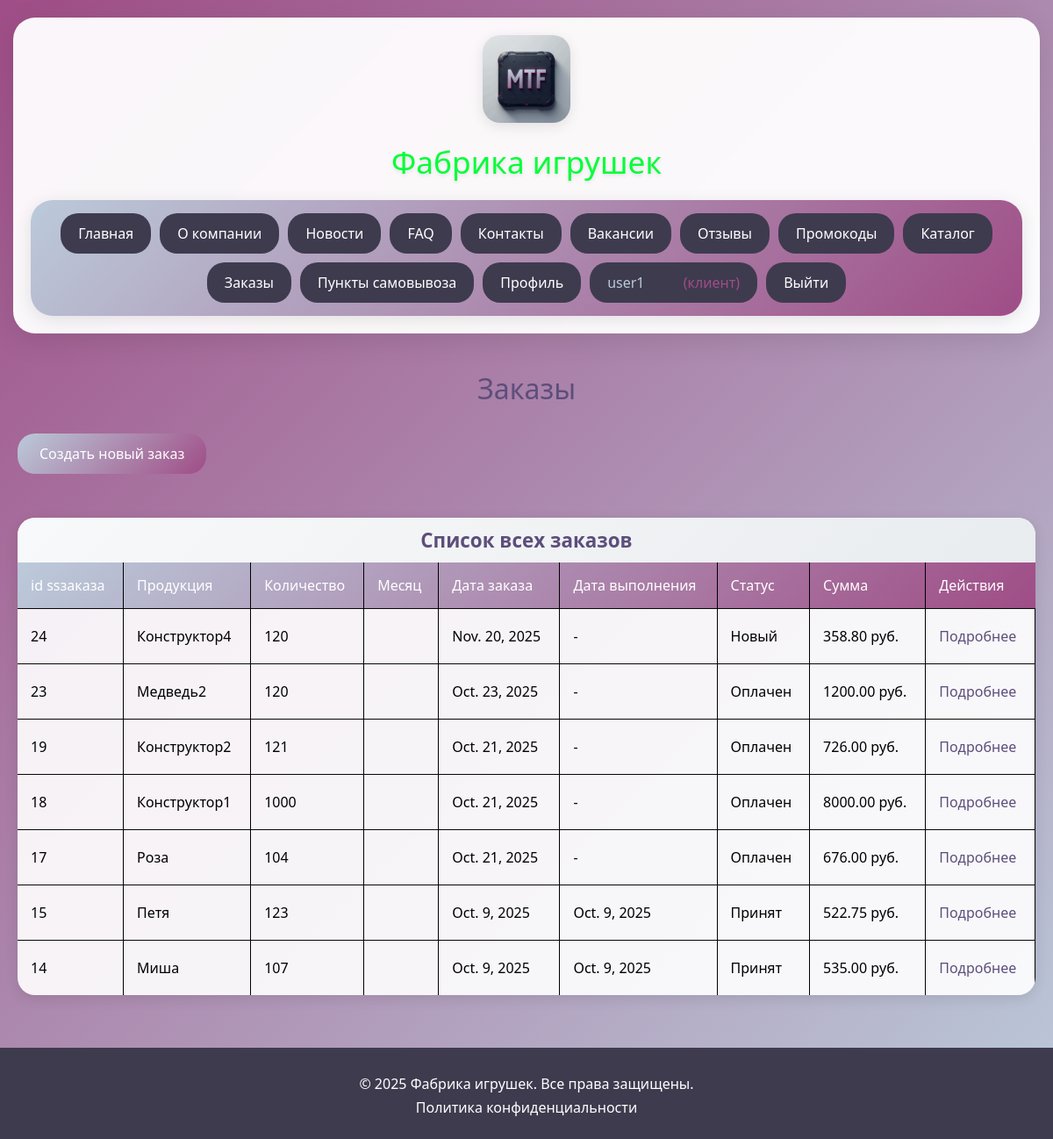
The app's page /catalog/orders/ (signed in) with its own data.
### users/models.py (models this page shows, shortened)
class User(AbstractUser):
    ROLE_CHOICES = {
        "employee": "Сотрудник",
        "client": "Клиент",
        "admin": "Администратор",
    }
    phone_regex = RegexValidator(
        regex=r"^\+375\d{9}$",
        message="Формат номера: +375XXXXXXXXX",
    )
    role = models.CharField(max_length=20, choices=ROLE_CHOICES)
    phone_number = models.CharField(max_length=13, validators=[phone_regex])
    created_at = models.DateTimeField(auto_now_add=True)
    company_name = models.CharField(max_length=200, blank=True)
    date_of_birth = models.DateField(
        null=True, blank=True, verbose_name="Дата рождения"
    )

### catalog/models.py (models this page shows, shortened)
class Order(models.Model):
    STATUS_CHOICES = [
        ("new", "Новый"),
        ("paid", "Оплачен"),
        ("accepted", "Принят"),
    ]
    client = models.ForeignKey(
        Client, on_delete=models.CASCADE, verbose_name="Компания-заказчик"
    )
    product = models.ForeignKey(
        Product, on_delete=models.CASCADE, null=True, verbose_name="Продукция"
    )
    quantity = models.PositiveIntegerField(verbose_name="Количество", default=100)
    order_date = models.DateField(auto_now_add=True, verbose_name="Дата заказа")
    completion_date = models.DateField(
        null=True, blank=True, verbose_name="Дата выполнения заказа"
    )
    status = models.CharField(max_length=20, choices=STATUS_CHOICES, default="new")
    total_amount = models.DecimalField(max_digits=10, decimal_places=2, default=0)
    class Meta:
        unique_together = ("client", "product")
        verbose_name = "Заказ"
        verbose_name_plural = "Заказы"
        ordering = ["-order_date"]

class Product(models.Model):
    name = models.CharField(max_length=200)
    product_code = models.CharField(max_length=50, unique=True)
    category = models.ForeignKey(ProductCategory, on_delete=models.SET_NULL, null=True)
    model = models.ForeignKey(ProductModel, on_delete=models.SET_NULL, null=True)
    price = models.DecimalField(
        max_digits=10, decimal_places=2, validators=[MinValueValidator(0.01)]
    )
    min_order_quantity = models.PositiveIntegerField(
        default=100,
        validators=[MinValueValidator(100)],
        help_text="Минимальное количество для оптового заказа",
    )
    is_active = models.BooleanField(default=True)
    description = models.TextField(blank=True)
    image = models.ImageField(upload_to="products/", blank=True, null=True)
    created_at = models.DateTimeField(auto_now_add=True)
    class Meta:
        verbose_name = "Товар"
        verbose_name_plural = "Товары"

### catalog/views.py (the view)
@login_required
def order_list(request):
    if hasattr(request.user, "employee"):
        employee = request.user.employee
        orders = Order.objects.filter(client__in=employee.clients.all()).select_related(
            "client", "product"
        ).order_by('-id')
    else:
        orders = Order.objects.filter(client=request.user.client).select_related(
            "product"
        ).order_by('-id')
    return render(request, "catalog/order_list.html", {"orders": orders})

### templates/catalog/order_list.html (shortened to what this page needs)
{% extends 'base.html' %}
{% block content %}
<link rel="stylesheet" href="/static/css/order_list.css">
<div class="main-content">
    <h1>Заказы</h1>
    {% if user.client %}
    <div class="create_new">
        <a href="{% url 'catalog:create_order' %}">
            Создать новый заказ
        </a>
    </div>
    {% endif %}
    {% if orders %}
    <div class="orders-table">
        <table>
            <caption class="table-caption">Список всех заказов</caption>
            <thead>
                <tr>
                    <th>id ssзаказа</th>
                    <th>Продукция</th>
                    <th>Количество</th>
                    <th>Месяц</th>
                    <th>Дата заказа</th>
                    <th>Дата выполнения</th>
                    <th>Статус</th>
                    <th>Сумма</th>
                    <th>Действия</th>
                </tr>
            </thead>
            <tbody>
                {% for order in orders %}
                <tr>
                    <td>{{ order.id }}</td>
                    <td>{{ order.product.name }}</td>
                    <td>{{ order.quantity }}</td>
                    <td>{{ order.month|date:'F Y' }}</td>
                    <td>{{ order.order_date }}</td>
                    <td>{{ order.completion_date|default:"-" }}</td>
                    <td>{{ order.get_status_display }}</td>
                    <td>{{ order.total_amount }} руб.</td>
                    <td>
                        <a href="{% url 'catalog:order_detail' order_id=order.id %}" class="table-link">
                            Подробнее
                        </a>
                    </td>
                </tr>
                {% endfor %}
            </tbody>
        </table>
    </div>
    {% else %}
    <div class="no-orders">
        У вас пока нет заказов.
    </div>
    {% endif %}
</div>
{% endblock %}

### templates/base.html (shortened to what this page needs)
<!DOCTYPE html>
<html lang="ru" itemscope itemtype="https://schema.org/WebSite" style="overflow-x: hidden">
<head>
    <link rel="stylesheet" href="/static/css/base.css">
</head>
<body>
    <header>
        <div class="header-div" itemprop="publisher" itemscope itemtype="https://schema.org/Organization">
            <div class="headinfo">
                <a href="/" accesskey="h"><img src="/media/MTFabout/iconmtf.png" alt="Логотип компании"/></a>
                <h1 title="Главное название" itemprop="name">Фабрика игрушек</h1>
            </div>
            <nav title="navbase"itemprop="mainEntity" itemscope itemtype="https://schema.org/SiteNavigationElement">
                <ul class="nav-list">
                    <li><a href="{% url 'home:index' %}" itemprop="url">Главная</a></li>
                    <li><a href="{% url 'home:about' %}" itemprop="url">О компании</a></li>
                    <li><a href="{% url 'home:news' %}" itemprop="url">Новости</a></li>
                    <li><a href="{% url 'home:faq' %}" itemprop="url">FAQ</a></li>
                    <li><a href="{% url 'home:contacts' %}" itemprop="url">Контакты</a></li>
                    <li><a href="{% url 'home:vacancies' %}" itemprop="url">Вакансии</a></li>
                    <li><a href="{% url 'home:review_crud_list' %}" itemprop="url">Отзывы</a></li>
                    <li><a href="{% url 'home:promocodes' %}" itemprop="url">Промокоды</a></li>
                    <li><a href="{% url 'catalog:product_list' %}" itemprop="url">Каталог</a></li>
                    {% if user.is_authenticated %}
                        {% if user.employee %}
                            <li><a href="{% url 'catalog:employee_dashboard' %}" itemprop="url">Панель управления</a></li>
                            <li><a href="{% url 'users:profile' %}" itemprop="url">Профиль</a></li>
                        {% elif user.client %}
                            <li><a href="{% url 'catalog:order_list' %}" itemprop="url">Заказы</a></li>
                            <li><a href="{% url 'catalog:pickup_points' %}" itemprop="url">Пункты самовывоза</a></li>
                            <li><a href="{% url 'users:profile' %}" itemprop="url">Профиль</a></li>
                        {% endif %}
                        <li>
                            <span style="color:#bbcada">{{ user.get_full_name|default:user.username }}</span>
                            {% if user.is_superuser %}
                                <span style="color:#9f4d86"> (админ)</span>
                            {% elif user.employee %}
                                <span style="color:#9f4d86"> (сотрудник)</span>
                            {% elif user.client %}
                                <span style="color:#9f4d86"> (клиент)</span>
                            {% endif %}
                        </li>
                        <li><a href="{% url 'users:logout' %}" itemprop="url">Выйти</a></li>
                    {% else %}
                        <li><a href="{% url 'users:login' %}" itemprop="url">Войти</a></li>
                        <li><a href="{% url 'users:register' %}" itemprop="url">Регистрация</a></li>
                    {% endif %}
                </ul>
            </nav>
        </div>
    </header>
    <main>
        {% block content %}{% endblock %}
    </main>
    <footer>
        <p>© 2025 Фабрика игрушек. Все права защищены.</p>
        <a href="{% url 'home:policy' %}">Политика конфиденциальности</a>
    </footer>
</body>
</html>

### static/css/base.css (style rules this page uses)
body { margin: 0; background: -webkit-linear-gradient(135deg, #bbcada 0%, #9f4d86 100%); min-height: 100vh; font-family: 'Segoe UI', Tahoma, Geneva, Verdana, sans-serif; }
header { background: rgba(255, 255, 255, 0.95); backdrop-filter: blur(10px); margin: 20px 15px 0; padding: 20px; border-radius: 25px; box-shadow: 0 8px 32px rgba(0, 0, 0, 0.1); position: sticky; top: -195px; z-index: 1000; }
footer { background: rgb(62, 59, 79); margin: 20px 0 0; padding: 25px 15px; text-align: center; }
.headinfo { text-align: center; margin-bottom: 20px; }
.headinfo a { transition: transform 1s ease; }
img[alt^="Логотип"] { border-radius: 20px; height: auto; width: 100px; box-shadow: 0 4px 15px rgba(0, 0, 0, 0.1); }
h1[title="Главное название"] { color: #5d4e7b; margin: 15px 0 0; font-size: 2.2em; font-weight: 300; text-shadow: 0 2px 4px rgba(0, 0, 0, 0.1); }
nav[title$="base"] { background: inherit; }
.nav-list { background: linear-gradient(135deg, #bbcada 0%, #9f4d86 100%); border-radius: 25px; list-style: none; display: flex; justify-content: center; flex-wrap: wrap; padding: 15px; margin: 0; gap:10px; box-shadow: 0 4px 20px rgba(0, 0, 0, 0.1); align-items: center; }
.nav-list li { background: rgb(62, 59, 79); border-radius: 20px; transition: all 0.3s ease; }
.nav-list li a { text-decoration: none; color: white; padding: 12px 20px; display: block; font-weight: 500; transition: color 0.3s ease; }
.nav-list li span { padding: 12px 20px; display: inline-block; font-weight: 500; }
footer p, footer a { color: white; margin: 5px 0; }
footer a { text-decoration: none; transition: color 0.3s ease; }
@media (max-width: 1200px) { h1[title="Главное название"] { color: #00ff37; } }

### static/css/order_list.css (style rules this page uses)
.table-caption { caption-side: top; text-align: center; font-size: 1.4em; font-weight: 600; color: #5d4e7b; padding: 10px; background: linear-gradient(135deg, #f8f9fa 0%, #e9ecef 100%); margin-bottom: 0px; }
.orders-table { background: rgba(255, 255, 255, 0.9); border-radius: 20px; overflow: hidden; box-shadow: 0 4px 15px rgba(0, 0, 0, 0.1); margin: 20px 0px; }
table { width: 100%; border-collapse:collapse; }
thead { background: linear-gradient(135deg, #bbcada 0%, #9f4d86 100%); color: white; }
th { padding: 15px; text-align: left; font-weight: 500; border-right:1px solid black; }
th:last-child { border-right: none; }
td { padding: 20px 15px; border-bottom: 1px solid #070606; border-top: 1px solid #070606; border-right: 1px solid black; }
tbody tr:last-child td { border-bottom: none; }
.table-link { color: #5d4e7b; text-decoration: none; font-weight: 500; }
.create_new { background: linear-gradient(135deg, #bbcada 0%, #9f4d86 100%); display: inline-block; color: white; padding: 12px 25px; border-radius: 20px; font-weight: 500; transition: transform 0.3s ease; margin-bottom: 30px; }
.create_new a { color: white; text-decoration: none; display: block; }
.main-content { max-width: 1200px; margin: 0 auto; padding: 20px; }
.main-content h1 { color: #5d4e7b; text-align: center; margin-bottom: 30px; font-weight: 300; }

### records on screen
User: get_full_name "user1"
Order: id "24", product.name "Конструктор4", quantity "120", order_date "Nov. 20, 2025", completion_date "-", status "Новый", total_amount "358.80"
Order: id "23", product.name "Медведь2", quantity "120", order_date "Oct. 23, 2025", completion_date "-", status "Оплачен", total_amount "1200.00"
Order: id "19", product.name "Конструктор2", quantity "121", order_date "Oct. 21, 2025", completion_date "-", status "Оплачен", total_amount "726.00"
Order: id "18", product.name "Конструктор1", quantity "1000", order_date "Oct. 21, 2025", completion_date "-", status "Оплачен", total_amount "8000.00"
Order: id "17", product.name "Роза", quantity "104", order_date "Oct. 21, 2025", completion_date "-", status "Оплачен", total_amount "676.00"
Order: id "15", product.name "Петя", quantity "123", order_date "Oct. 9, 2025", completion_date "Oct. 9, 2025", status "Принят", total_amount "522.75"
Order: id "14", product.name "Миша", quantity "107", order_date "Oct. 9, 2025", completion_date "Oct. 9, 2025", status "Принят", total_amount "535.00"
